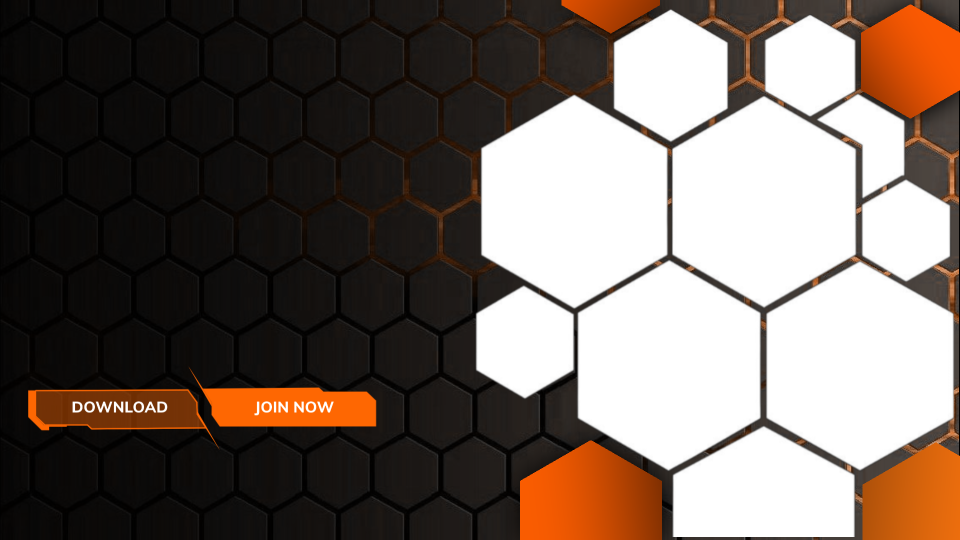
#> input picture plugins/assets/template.png, 1920 x 1080 px (shown at 1/2 size)
$ python -i thumbnail_maker.py   (imports and definitions only)
#> lines starting #> are read from the running program, lines starting #| are printed output that depends on the picture
#> further down, picture is the input picture: PIL image 1920x1080 RGBA; mean R, G, B, A 114.2, 102, 94.3, 255
import os
import aiohttp
import asyncio
import re
from PIL import Image, ImageDraw, ImageFont, ImageFilter, ImageOps, ImageChops, ImageEnhance
import textwrap
import io

ASSETS_DIR = os.path.join(os.path.dirname(__file__), "assets")
FONTS_DIR = os.path.join(os.path.dirname(__file__), "fonts")

TEMPLATE_PATH = os.path.join(ASSETS_DIR, "template.png")
HEX_MASK_PATH = os.path.join(ASSETS_DIR, "hex_mask.png")

def clean_logo(img):
    img = img.convert("RGBA")
    if img.getextrema()[3][0] < 255:
        return img

    tiny = img.convert("RGB").resize((32, 32))
    for r, g, b in tiny.getdata():
        if abs(r-g) > 25 or abs(r-b) > 25:
            return img

    white_img = Image.new("RGBA", img.size, (255, 255, 255, 255))
    white_img.putalpha(img.convert("L"))
    return white_img

def enhance_image(img):
    img = img.convert("RGB")
    img = ImageEnhance.Sharpness(img).enhance(2.0)
    img = ImageEnhance.Contrast(img).enhance(1.2)
    img = ImageEnhance.Color(img).enhance(1.2)
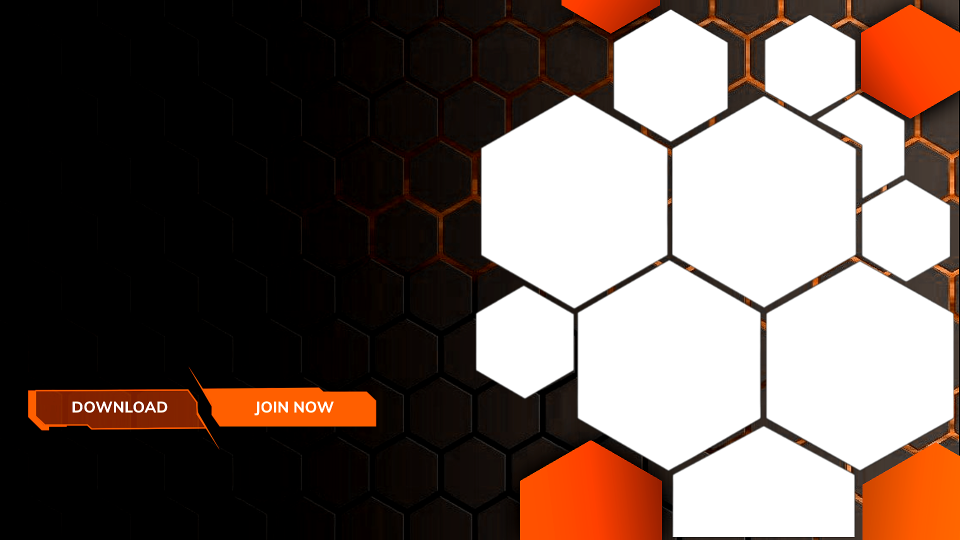
#> img: PIL image 1920x1080 RGB (shown at 1/2 size); mean R, G, B 109.5, 94.1, 87.3
    return img.convert("RGBA")

def apply_small_caps(text):
    if not text: return text
    normal = "ABCDEFGHIJKLMNOPQRSTUVWXYZabcdefghijklmnopqrstuvwxyz"
    smallcaps = "ᴀʙᴄᴅᴇғɢʜɪᴊᴋʟᴍɴᴏᴘǫʀsᴛᴜᴠᴡxʏᴢᴀʙᴄᴅᴇғɢʜɪᴊᴋʟᴍɴᴏᴘǫʀsᴛᴜᴠᴡxʏᴢ"
    trans = str.maketrans(normal, smallcaps)
    return text.translate(trans)

def colorize_template_2(template_img, new_hex):
    import numpy as np
    arr = np.array(template_img)
    target_hex = new_hex.lstrip('#')
    new_r, new_g, new_b = tuple(int(target_hex[i:i+2], 16) for i in (0, 2, 4))

    max_c = np.max(arr[:,:,:3], axis=2)
    min_c = np.min(arr[:,:,:3], axis=2)
    # Avoid division by zero
    saturation = np.where(max_c == 0, 0, (max_c - min_c) / max_c)

    # In Poster 2, everything that has a significant color saturation is either the
    # default turquoise background elements or the purple button. We want them all to match the theme.
    mask = saturation > 0.20

    arr[:,:,0][mask] = new_r
    arr[:,:,1][mask] = new_g
    arr[:,:,2][mask] = new_b

    return Image.fromarray(arr)

# [238 lines not run here, left out]

>>> from PIL import Image
>>> picture = Image.open('assets/template.png')
>>> result = enhance_image(picture)
